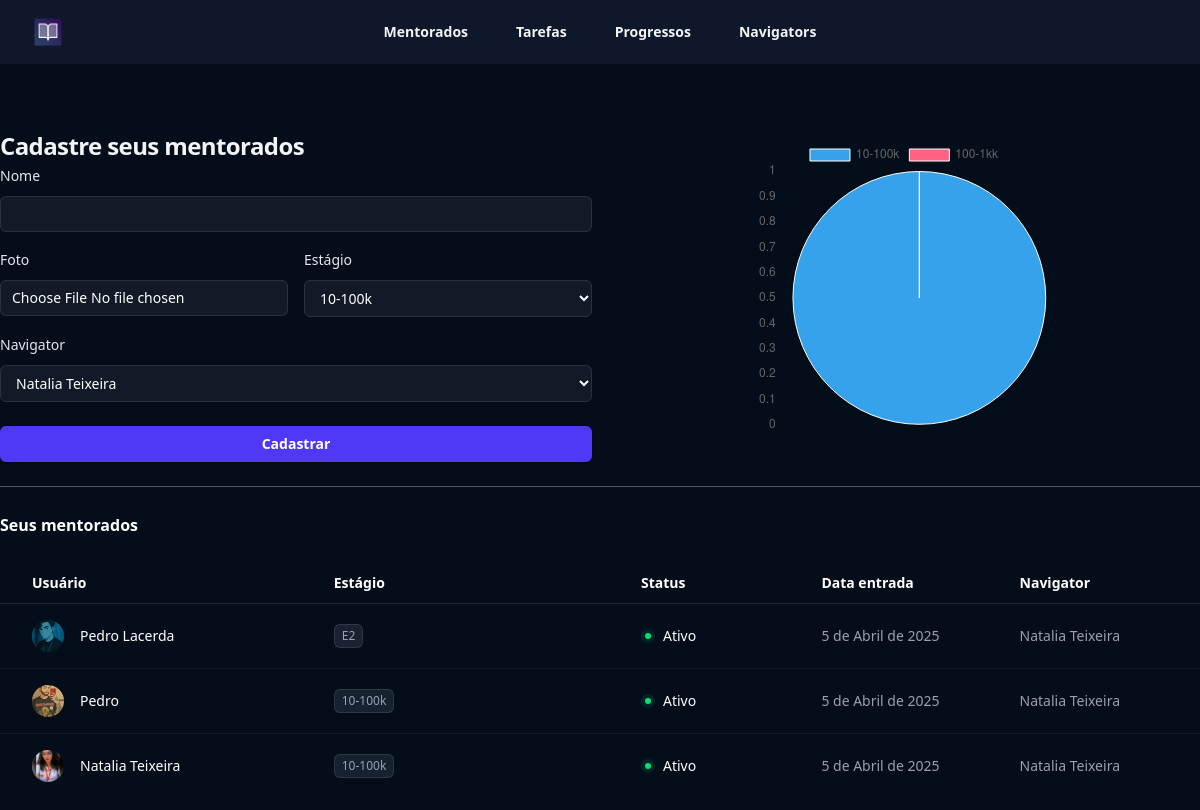
/mentorados/ (signed in), run on the app's committed database.
### mentorados/models.py (models this page shows, shortened)
class Mentorados (models.Model):
    estagio_choices = (
        ('E1', '10-100k'),
        ('E2', '100-1kk')
    )
    nome = models.CharField(max_length=255)
    foto = models.ImageField(upload_to='fotos', null=True, blank=True)
    estagio = models.CharField(max_length=2, choices=estagio_choices)
    navigator = models.ForeignKey(Navigators, null=True, on_delete=models.CASCADE)
    user = models.ForeignKey(User, on_delete=models.CASCADE)
    criado_em = models.DateField(auto_now_add=True)
    token = models.CharField(max_length=16, null=True, blank=True)

class Navigators (models.Model):
    nome = models.CharField(max_length=255)
    user = models.ForeignKey(User, on_delete=models.CASCADE)
    def __str__ (self):
        return self.nome

### mentorados/views.py (the view, shortened to what this page needs)
# urls.py: path('mentorados/', include('mentorados.urls'))
@login_required
def mentorados (request):
    if request.method == "GET":
        navigators = Navigators.objects.filter(user=request.user)
        mentorados = Mentorados.objects.filter(user=request.user)
        estagios_flat = [i[1] for i in Mentorados.estagio_choices]
        qtd_estagios = []
        for i, j in Mentorados.estagio_choices:
            x = Mentorados.objects.filter(estagio=j, user=request.user).count()
            qtd_estagios.append(x)
        return render(request, 'mentorados.html', {'estagios': Mentorados.estagio_choices, 'navigators': navigators, 'mentorados': mentorados, 'estagios_flat': estagios_flat, 'qtd_estagios': qtd_estagios})

### mentorados/templates/mentorados.html (shortened to what this page needs)
{% extends 'base.html' %}
{% block 'body' %}
{% load static %}
<header class="bg-slate-900">
    <nav class="flex items-center justify-between p-4 lg:px-8" aria-label="Global">
      <div class="flex lg:flex-1">
        <a href="#" class="-m-1.5 p-1.5">
          <img class="h-8 w-auto" src="{% static 'logo.png' %}" alt="">
        </a>
      </div>
      <div class="hidden lg:flex lg:gap-x-12">
        <a href="#" class="text-sm/6 font-semibold text-gray-100">Mentorados</a>
        <a href="#" class="text-sm/6 font-semibold text-gray-100">Tarefas</a>
        <a href="#" class="text-sm/6 font-semibold text-gray-100">Progressos</a>
        <a href="#" class="text-sm/6 font-semibold text-gray-100">Navigators</a>
      </div>
    </nav>
  </header>
  <div class="bg-[#040e1b] min-h-screen">
    <div class="max-w-7xl mx-auto py-12">
        <div class="grid grid-cols-2 gap-4">
            <div>
              <form action="{% url 'mentorados' %}" method="POST" enctype="multipart/form-data"> {% csrf_token %}
                <h2 class="mt-4 text-2xl/9 font-bold tracking-tight text-gray-100">Cadastre seus mentorados</h2>
                <div>
                    <label for="email" class="block text-sm/6 font-medium text-gray-200">Nome</label>
                    <div class="mt-2">
                        <input type="text" name="nome" required class="block w-full rounded-md bg-white/5 px-3 py-1.5 text-base text-white outline outline-1 -outline-offset-1 outline-white/10 placeholder:text-gray-500 focus:outline focus:outline-2 focus:-outline-offset-2 focus:outline-indigo-500 sm:text-sm/6">
                      </div>
                </div>
                <div class="grid grid-cols-2 gap-4 mt-4">
                    <div>
                        <label class="block text-sm/6 font-medium text-gray-200">Foto</label>
                        <div class="mt-2">
                            <input type="file" name="foto" id="foto" autocomplete="foto" required class="block w-full rounded-md bg-white/5 px-3 py-1.5 text-base text-white outline outline-1 -outline-offset-1 outline-white/10 placeholder:text-gray-500 focus:outline focus:outline-2 focus:-outline-offset-2 focus:outline-indigo-500 sm:text-sm/6">
                        </div>
                    </div>
                    <div>
                        <label class="block text-sm/6 font-medium text-gray-200">Estágio</label>
                        <div class="mt-2">
                            <select name="estagio" id="" class="block w-full rounded-md bg-white/5 px-3 py-2 text-base text-white outline outline-1 -outline-offset-1 outline-white/10 placeholder:text-gray-500 focus:outline focus:outline-2 focus:-outline-offset-2 focus:outline-indigo-500 sm:text-sm/6">
                                {% for estagio in estagios %}
                                <option class="text-slate-900" value="{{estagio.1}}">{{estagio.1}}</option>
                                {% endfor %}
                            </select>
                        </div>
                    </div>
                </div>
                <div class="mt-4">
                        <label class="block text-sm/6 font-medium text-gray-200">Navigator</label>
                        <div class="mt-2">
                            <select name="navigator" id="" class="block w-full rounded-md bg-white/5 px-3 py-2 text-base text-white outline outline-1 -outline-offset-1 outline-white/10 placeholder:text-gray-500 focus:outline focus:outline-2 focus:-outline-offset-2 focus:outline-indigo-500 sm:text-sm/6">
                                {% for navigator in navigators %}
                                <option value="{{navigator.id}}">{{navigator}}</option>
                                {% endfor %}
                            </select>
                        </div>
                        <br>
                        <button type="submit" class="flex w-full justify-center cursor-pointer rounded-md bg-indigo-600 px-3 py-1.5 text-sm/6 font-semibold text-white shadow-sm hover:bg-indigo-500 focus-visible:outline focus-visible:outline-2 focus-visible:outline-offset-2 focus-visible:outline-indigo-600">Cadastrar</button>
                </div>
              </form>
            </div>
            <div class="flex justify-center items-center w-1/2 mx-auto">
                <canvas id="myChart" class="w-24 h-24"></canvas>
            </div>
        </div>
        <div class="mt-6">
            <hr class="border-gray-600">
            <br>
            <h2 class="text-base/7 font-semibold text-white ">Seus mentorados</h2>
            <table class="mt-6 w-full whitespace-nowrap text-left">
              <colgroup>
                <col class="w-full sm:w-4/12">
                <col class="lg:w-4/12">
                <col class="lg:w-2/12">
                <col class="lg:w-1/12">
                <col class="lg:w-1/12">
              </colgroup>
              <thead class="border-b border-white/10 text-sm/6 text-white">
                <tr>
                  <th scope="col" class="py-2 pl-4 pr-8 font-semibold sm:pl-6 lg:pl-8">Usuário</th>
                  <th scope="col" class="hidden py-2 pl-0 pr-8 font-semibold sm:table-cell">Estágio</th>
                  <th scope="col" class="py-2 pl-0 pr-4 text-right font-semibold sm:pr-8 sm:text-left lg:pr-20">Status</th>
                  <th scope="col" class="hidden py-2 pl-0 pr-8 font-semibold md:table-cell lg:pr-20">Data entrada</th>
                  <th scope="col" class="hidden py-2 pl-0 pr-8 font-semibold md:table-cell lg:pr-20">Navigator</th>
                </tr>
              </thead>
              <tbody class="divide-y divide-white/5">
                {% for mentorado in mentorados %}
                <tr>
                    <td class="py-4 pl-4 pr-8 sm:pl-6 lg:pl-8">
                      <div class="flex items-center gap-x-4">
                        <img src="/media/{{mentorado.foto}}" alt="" class="size-8 rounded-full bg-gray-800 object-cover">
                        <div class="truncate text-sm/6 font-medium text-white"><a href="{% url 'tarefa' mentorado.id %}">{{mentorado.nome}}</a></div>
                      </div>
                    </td>
                    <td class="hidden py-4 pl-0 pr-4 sm:table-cell sm:pr-8">
                      <div class="flex gap-x-3">
                        <div class="rounded-md bg-gray-700/40 px-2 py-1 text-xs font-medium text-gray-400 ring-1 ring-inset ring-white/10">{{mentorado.estagio}}</div>
                      </div>
                    </td>
                    <td class="py-4 pl-0 pr-4 text-sm/6 sm:pr-8 lg:pr-20">
                      <div class="flex items-center justify-end gap-x-2 sm:justify-start">
                        <div class="flex-none rounded-full bg-green-400/10 p-1 text-green-400">
                          <div class="size-1.5 rounded-full bg-current"></div>
                        </div>
                        <div class="hidden text-white sm:block">Ativo</div>
                      </div>
                    </td>
                    <td class="hidden py-4 pl-0 pr-8 text-sm/6 text-gray-400 md:table-cell lg:pr-20">{{mentorado.criado_em}}</td>
                    <td class="hidden py-4 pl-0 pr-8 text-sm/6 text-gray-400 md:table-cell lg:pr-20">
                        {{mentorado.navigator}}
                    </td>
                  </tr>
                  {% endfor %}
              </tbody>
            </table>
          </div>
    </div>
  </div>
<script>
  const ctx = document.getElementById('myChart');
  new Chart(ctx, {
    type: 'pie',
    data: {
      labels: {{estagios_flat | safe}},
      datasets: [{
        label: '# de estagios',
        data: {{qtd_estagios}},
        borderWidth: 1
      }]
    },
    options: {
      scales: {
        y: {
          beginAtZero: true
        }
      }
    }
  });
</script>
{% endblock 'body' %}

### templates/base.html (shortened to what this page needs)
<!DOCTYPE html>
<html lang="pt-BR">
<head>
    <script src="https://cdn.jsdelivr.net/npm/@tailwindcss/browser@4"></script>
</head>
<body>
    {% block 'body' %}{% endblock 'body' %}
</body>
</html>

### data on the page
Mentorados: foto (picture), nome "Pedro Lacerda", estagio "E2", criado_em "5 de Abril de 2025", navigator "Natalia Teixeira"
Mentorados: foto (picture), nome "Pedro", estagio "10-100k", criado_em "5 de Abril de 2025", navigator "Natalia Teixeira"
Mentorados: foto (picture), nome "Natalia Teixeira", estagio "10-100k", criado_em "5 de Abril de 2025", navigator "Natalia Teixeira"

### other printed values
form field estagio "10-100k"
form field navigator "Natalia Teixeira"
chart data {{ qtd_estagios }} [2, 0]
